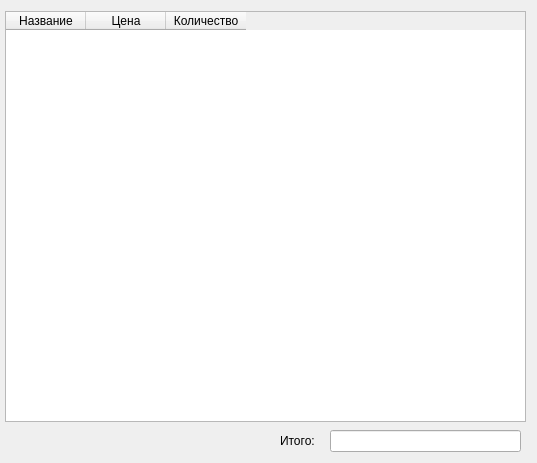
<?xml version="1.0" encoding="UTF-8"?>
<ui version="4.0">
 <class>MainWindow</class>
 <widget class="QMainWindow" name="MainWindow">
  <property name="geometry">
   <rect>
    <x>0</x>
    <y>0</y>
    <width>537</width>
    <height>463</height>
   </rect>
  </property>
  <property name="windowTitle">
   <string>Интерактивный чек</string>
  </property>
  <widget class="QWidget" name="centralwidget">
   <widget class="QWidget" name="horizontalLayoutWidget">
    <property name="geometry">
     <rect>
      <x>280</x>
      <y>430</y>
      <width>241</width>
      <height>22</height>
     </rect>
    </property>
    <layout class="QHBoxLayout" name="horizontalLayout">
     <property name="spacing">
      <number>15</number>
     </property>
     <item>
      <widget class="QLabel" name="label">
       <property name="text">
        <string>Итого:</string>
       </property>
      </widget>
     </item>
     <item>
      <widget class="QLineEdit" name="lineEdit">
       <property name="readOnly">
        <bool>true</bool>
       </property>
      </widget>
     </item>
    </layout>
   </widget>
   <widget class="QTableWidget" name="tableWidget">
    <property name="geometry">
     <rect>
      <x>5</x>
      <y>11</y>
      <width>521</width>
      <height>411</height>
     </rect>
    </property>
    <property name="columnCount">
     <number>3</number>
    </property>
    <attribute name="horizontalHeaderCascadingSectionResizes">
     <bool>true</bool>
    </attribute>
    <attribute name="horizontalHeaderMinimumSectionSize">
     <number>60</number>
    </attribute>
    <attribute name="horizontalHeaderDefaultSectionSize">
     <number>80</number>
    </attribute>
    <attribute name="horizontalHeaderStretchLastSection">
     <bool>false</bool>
    </attribute>
    <attribute name="verticalHeaderCascadingSectionResizes">
     <bool>false</bool>
    </attribute>
    <column>
     <property name="text">
      <string>Название</string>
     </property>
    </column>
    <column>
     <property name="text">
      <string>Цена</string>
     </property>
    </column>
    <column>
     <property name="text">
      <string>Количество</string>
     </property>
    </column>
   </widget>
  </widget>
 </widget>
 <resources/>
 <connections/>
</ui>
